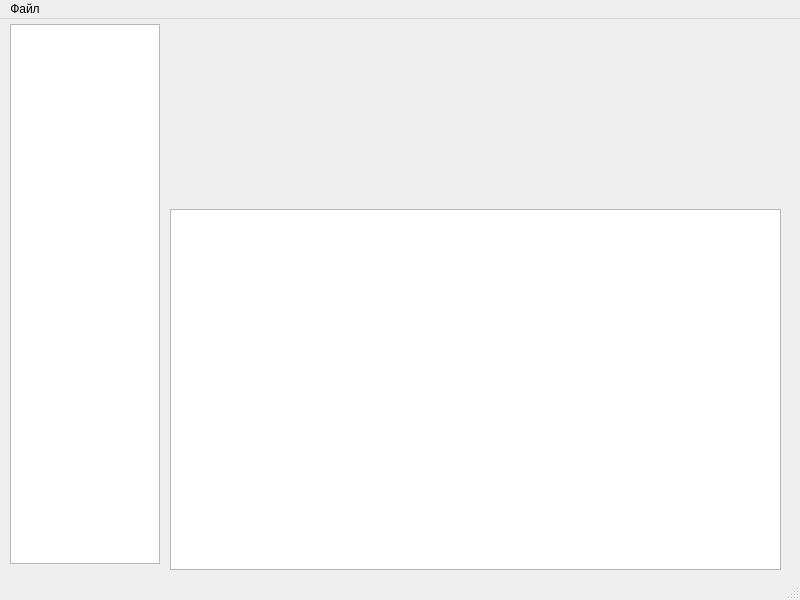
<?xml version="1.0" encoding="UTF-8"?>
<ui version="4.0">
 <class>MainWindow</class>
 <widget class="QMainWindow" name="MainWindow">
  <property name="geometry">
   <rect>
    <x>0</x>
    <y>0</y>
    <width>800</width>
    <height>600</height>
   </rect>
  </property>
  <property name="windowTitle">
   <string>MainWindow</string>
  </property>
  <widget class="QWidget" name="centralwidget">
   <property name="enabled">
    <bool>true</bool>
   </property>
   <property name="font">
    <font>
     <pointsize>12</pointsize>
    </font>
   </property>
   <widget class="QListWidget" name="listWidget">
    <property name="geometry">
     <rect>
      <x>10</x>
      <y>5</y>
      <width>150</width>
      <height>540</height>
     </rect>
    </property>
   </widget>
   <widget class="QLabel" name="label_view">
    <property name="geometry">
     <rect>
      <x>170</x>
      <y>10</y>
      <width>150</width>
      <height>20</height>
     </rect>
    </property>
    <property name="text">
     <string/>
    </property>
   </widget>
   <widget class="QTextEdit" name="textEdit">
    <property name="geometry">
     <rect>
      <x>170</x>
      <y>190</y>
      <width>611</width>
      <height>361</height>
     </rect>
    </property>
   </widget>
  </widget>
  <widget class="QMenuBar" name="menubar">
   <property name="geometry">
    <rect>
     <x>0</x>
     <y>0</y>
     <width>800</width>
     <height>21</height>
    </rect>
   </property>
   <widget class="QMenu" name="menu">
    <property name="title">
     <string>Файл</string>
    </property>
    <addaction name="menu_item_ats"/>
    <addaction name="menu_item_gates"/>
    <addaction name="separator"/>
    <addaction name="exit"/>
   </widget>
   <addaction name="menu"/>
  </widget>
  <widget class="QStatusBar" name="statusbar"/>
  <action name="exit">
   <property name="text">
    <string>Выход</string>
   </property>
  </action>
  <action name="menu_item_ats">
   <property name="text">
    <string>АТС</string>
   </property>
  </action>
  <action name="menu_item_gates">
   <property name="text">
    <string>Шлюзы</string>
   </property>
  </action>
 </widget>
 <resources/>
 <connections>
  <connection>
   <sender>exit</sender>
   <signal>triggered()</signal>
   <receiver>MainWindow</receiver>
   <slot>close()</slot>
   <hints>
    <hint type="sourcelabel">
     <x>-1</x>
     <y>-1</y>
    </hint>
    <hint type="destinationlabel">
     <x>399</x>
     <y>299</y>
    </hint>
   </hints>
  </connection>
 </connections>
</ui>
